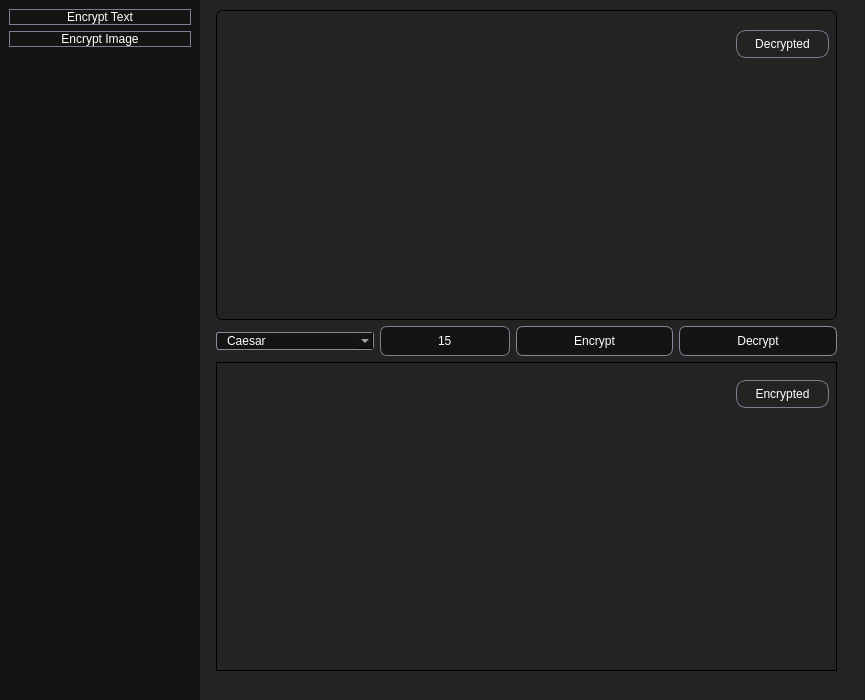
<?xml version="1.0" encoding="UTF-8"?>
<ui version="4.0">
 <class>Form</class>
 <widget class="QWidget" name="Form">
  <property name="geometry">
   <rect>
    <x>0</x>
    <y>0</y>
    <width>865</width>
    <height>700</height>
   </rect>
  </property>
  <property name="maximumSize">
   <size>
    <width>865</width>
    <height>700</height>
   </size>
  </property>
  <property name="windowTitle">
   <string>Form</string>
  </property>
  <property name="styleSheet">
   <string notr="true">background-color:#232323;</string>
  </property>
  <widget class="QWidget" name="widget" native="true">
   <property name="geometry">
    <rect>
     <x>0</x>
     <y>0</y>
     <width>881</width>
     <height>711</height>
    </rect>
   </property>
   <layout class="QHBoxLayout" name="horizontalLayout_3">
    <item>
     <widget class="QWidget" name="widget_2" native="true">
      <property name="minimumSize">
       <size>
        <width>200</width>
        <height>200</height>
       </size>
      </property>
      <property name="sizeIncrement">
       <size>
        <width>0</width>
        <height>0</height>
       </size>
      </property>
      <property name="styleSheet">
       <string notr="true">background-color:rgb(20, 20, 20);
</string>
      </property>
      <layout class="QVBoxLayout" name="verticalLayout_2">
       <item>
        <widget class="QPushButton" name="selectTextPageBtn">
         <property name="cursor">
          <cursorShape>PointingHandCursor</cursorShape>
         </property>
         <property name="styleSheet">
          <string notr="true">color: white;
font: 15pt &quot;Sans Serif Collection&quot;;
border:1px solid rgb(122, 128, 145);
border-radius:10px;</string>
         </property>
         <property name="text">
          <string>Encrypt Text</string>
         </property>
        </widget>
       </item>
       <item>
        <widget class="QPushButton" name="selectImgPageBtn">
         <property name="cursor">
          <cursorShape>PointingHandCursor</cursorShape>
         </property>
         <property name="styleSheet">
          <string notr="true">color: white;
font: 15pt &quot;Sans Serif Collection&quot;;
border:1px solid rgb(122, 128, 145);
border-radius:10px;</string>
         </property>
         <property name="text">
          <string>Encrypt Image</string>
         </property>
        </widget>
       </item>
       <item>
        <spacer name="verticalSpacer">
         <property name="orientation">
          <enum>Qt::Vertical</enum>
         </property>
         <property name="sizeHint" stdset="0">
          <size>
           <width>20</width>
           <height>40</height>
          </size>
         </property>
        </spacer>
       </item>
      </layout>
     </widget>
    </item>
    <item>
     <widget class="QStackedWidget" name="stackedWidget">
      <property name="styleSheet">
       <string notr="true">background-color:#232323;</string>
      </property>
      <property name="currentIndex">
       <number>0</number>
      </property>
      <widget class="QWidget" name="TextEncryptionPage">
       <widget class="QWidget" name="layoutWidget">
        <property name="geometry">
         <rect>
          <x>0</x>
          <y>0</y>
          <width>641</width>
          <height>681</height>
         </rect>
        </property>
        <layout class="QHBoxLayout" name="horizontalLayout_2">
         <property name="leftMargin">
          <number>10</number>
         </property>
         <property name="topMargin">
          <number>10</number>
         </property>
         <property name="rightMargin">
          <number>10</number>
         </property>
         <property name="bottomMargin">
          <number>10</number>
         </property>
         <item>
          <layout class="QVBoxLayout" name="verticalLayout">
           <item>
            <widget class="QTextEdit" name="plainText">
             <property name="font">
              <font>
               <family>Calibri</family>
               <pointsize>24</pointsize>
               <weight>50</weight>
               <italic>false</italic>
               <bold>false</bold>
              </font>
             </property>
             <property name="styleSheet">
              <string notr="true">padding: 5px;
font: 24pt &quot;Calibri&quot;;
border: 1px solid black;
border-radius: 7px;
color: white;
</string>
             </property>
             <property name="html">
              <string>&lt;!DOCTYPE HTML PUBLIC &quot;-//W3C//DTD HTML 4.0//EN&quot; &quot;http://www.w3.org/TR/REC-html40/strict.dtd&quot;&gt;
&lt;html&gt;&lt;head&gt;&lt;meta name=&quot;qrichtext&quot; content=&quot;1&quot; /&gt;&lt;style type=&quot;text/css&quot;&gt;
p, li { white-space: pre-wrap; }
&lt;/style&gt;&lt;/head&gt;&lt;body style=&quot; font-family:'Calibri'; font-size:24pt; font-weight:400; font-style:normal;&quot;&gt;
&lt;p style=&quot;-qt-paragraph-type:empty; margin-top:0px; margin-bottom:0px; margin-left:0px; margin-right:0px; -qt-block-indent:0; text-indent:0px; font-size:26pt;&quot;&gt;&lt;br /&gt;&lt;/p&gt;&lt;/body&gt;&lt;/html&gt;</string>
             </property>
            </widget>
           </item>
           <item>
            <layout class="QHBoxLayout" name="horizontalLayout">
             <item>
              <widget class="QComboBox" name="cipher_list">
               <property name="styleSheet">
                <string notr="true">background-color:rgb(20, 20, 20);
color: white;
padding-left: 10px;
font: 10pt &quot;Calibri&quot;;
border: 1px solid rgb(132, 139, 156);
border-radius: 3px;</string>
               </property>
               <item>
                <property name="text">
                 <string>Caesar</string>
                </property>
               </item>
               <item>
                <property name="text">
                 <string>Monoalphabetic</string>
                </property>
               </item>
               <item>
                <property name="text">
                 <string>Polyalphabetic</string>
                </property>
               </item>
               <item>
                <property name="text">
                 <string>Playfair</string>
                </property>
               </item>
              </widget>
             </item>
             <item>
              <widget class="QLineEdit" name="keyText">
               <property name="minimumSize">
                <size>
                 <width>130</width>
                 <height>0</height>
                </size>
               </property>
               <property name="maximumSize">
                <size>
                 <width>130</width>
                 <height>50</height>
                </size>
               </property>
               <property name="styleSheet">
                <string notr="true">color: white;
border-radius: 7px;
border:1px solid rgb(122, 128, 145);
padding: 3px;

background-color:rgb(20, 20, 20);
</string>
               </property>
               <property name="text">
                <string>15</string>
               </property>
               <property name="alignment">
                <set>Qt::AlignCenter</set>
               </property>
               <property name="placeholderText">
                <string>key</string>
               </property>
              </widget>
             </item>
             <item>
              <widget class="QPushButton" name="encryptButton">
               <property name="minimumSize">
                <size>
                 <width>93</width>
                 <height>30</height>
                </size>
               </property>
               <property name="cursor">
                <cursorShape>PointingHandCursor</cursorShape>
               </property>
               <property name="styleSheet">
                <string notr="true">border-radius: 7px;
border: 1px solid rgb(132, 139, 156);
background-color:rgb(20, 20, 20);
color: white;</string>
               </property>
               <property name="text">
                <string>Encrypt</string>
               </property>
              </widget>
             </item>
             <item>
              <widget class="QPushButton" name="decryptButton">
               <property name="minimumSize">
                <size>
                 <width>93</width>
                 <height>30</height>
                </size>
               </property>
               <property name="cursor">
                <cursorShape>PointingHandCursor</cursorShape>
               </property>
               <property name="styleSheet">
                <string notr="true">border-radius: 7px;
border: 1px solid rgb(132, 139, 156);
background-color:rgb(20, 20, 20);
color: white;</string>
               </property>
               <property name="text">
                <string>Decrypt</string>
               </property>
              </widget>
             </item>
            </layout>
           </item>
           <item>
            <widget class="QTextEdit" name="encryptedText">
             <property name="styleSheet">
              <string notr="true">padding: 5px;
font: 24pt &quot;Calibri&quot;;
border: 1px solid black;
color: white;
</string>
             </property>
            </widget>
           </item>
          </layout>
         </item>
        </layout>
       </widget>
       <widget class="QPushButton" name="pushButton_5">
        <property name="geometry">
         <rect>
          <x>530</x>
          <y>30</y>
          <width>93</width>
          <height>28</height>
         </rect>
        </property>
        <property name="styleSheet">
         <string notr="true">color: white;
border:1px solid rgb(122, 128, 145);
border-radius:10px;</string>
        </property>
        <property name="text">
         <string>Decrypted</string>
        </property>
       </widget>
       <widget class="QPushButton" name="pushButton_9">
        <property name="geometry">
         <rect>
          <x>530</x>
          <y>380</y>
          <width>93</width>
          <height>28</height>
         </rect>
        </property>
        <property name="styleSheet">
         <string notr="true">color: white;
border:1px solid rgb(122, 128, 145);
border-radius:10px;</string>
        </property>
        <property name="text">
         <string>Encrypted</string>
        </property>
       </widget>
      </widget>
      <widget class="QWidget" name="ImageEncryptionPage">
       <layout class="QVBoxLayout" name="verticalLayout_4">
        <item>
         <layout class="QHBoxLayout" name="horizontalLayout_4">
          <property name="leftMargin">
           <number>10</number>
          </property>
          <property name="topMargin">
           <number>10</number>
          </property>
          <property name="rightMargin">
           <number>10</number>
          </property>
          <property name="bottomMargin">
           <number>10</number>
          </property>
          <item>
           <layout class="QVBoxLayout" name="verticalLayout_3">
            <property name="topMargin">
             <number>0</number>
            </property>
            <property name="bottomMargin">
             <number>0</number>
            </property>
            <item>
             <widget class="QWidget" name="widget_5" native="true">
              <property name="minimumSize">
               <size>
                <width>616</width>
                <height>290</height>
               </size>
              </property>
              <property name="maximumSize">
               <size>
                <width>616</width>
                <height>290</height>
               </size>
              </property>
              <widget class="QLabel" name="decryptedimg">
               <property name="geometry">
                <rect>
                 <x>0</x>
                 <y>0</y>
                 <width>616</width>
                 <height>290</height>
                </rect>
               </property>
               <property name="minimumSize">
                <size>
                 <width>0</width>
                 <height>0</height>
                </size>
               </property>
               <property name="maximumSize">
                <size>
                 <width>616</width>
                 <height>290</height>
                </size>
               </property>
               <property name="styleSheet">
                <string notr="true">border-radius:10px;</string>
               </property>
               <property name="text">
                <string/>
               </property>
               <property name="pixmap">
                <pixmap resource="test.qrc">:/newPrefix/senua.jpg</pixmap>
               </property>
               <property name="scaledContents">
                <bool>true</bool>
               </property>
              </widget>
              <widget class="QPushButton" name="pushButton_3">
               <property name="geometry">
                <rect>
                 <x>510</x>
                 <y>10</y>
                 <width>93</width>
                 <height>28</height>
                </rect>
               </property>
               <property name="styleSheet">
                <string notr="true">color: white;
border:1px solid rgb(122, 128, 145);
border-radius:10px;</string>
               </property>
               <property name="text">
                <string>Decrypted</string>
               </property>
              </widget>
             </widget>
            </item>
            <item>
             <widget class="QWidget" name="widget_7" native="true">
              <layout class="QHBoxLayout" name="horizontalLayout_11">
               <property name="topMargin">
                <number>0</number>
               </property>
               <property name="bottomMargin">
                <number>0</number>
               </property>
               <item>
                <widget class="QLineEdit" name="keyImage">
                 <property name="minimumSize">
                  <size>
                   <width>175</width>
                   <height>0</height>
                  </size>
                 </property>
                 <property name="maximumSize">
                  <size>
                   <width>16777215</width>
                   <height>50</height>
                  </size>
                 </property>
                 <property name="styleSheet">
                  <string notr="true">color: white;

padding: 3px;
border:none;
background-color:rgb(20, 20, 20);
border-radius: 7px;
border:1px solid rgb(122, 128, 145);</string>
                 </property>
                 <property name="text">
                  <string>43125</string>
                 </property>
                 <property name="alignment">
                  <set>Qt::AlignCenter</set>
                 </property>
                 <property name="placeholderText">
                  <string>Seed</string>
                 </property>
                </widget>
               </item>
              </layout>
             </widget>
            </item>
            <item>
             <widget class="QWidget" name="widget_3" native="true">
              <layout class="QHBoxLayout" name="horizontalLayout_9">
               <property name="topMargin">
                <number>0</number>
               </property>
               <property name="bottomMargin">
                <number>0</number>
               </property>
               <item>
                <widget class="QPushButton" name="loadImgBtn_4">
                 <property name="minimumSize">
                  <size>
                   <width>0</width>
                   <height>30</height>
                  </size>
                 </property>
                 <property name="maximumSize">
                  <size>
                   <width>16777215</width>
                   <height>16777215</height>
                  </size>
                 </property>
                 <property name="cursor">
                  <cursorShape>PointingHandCursor</cursorShape>
                 </property>
                 <property name="styleSheet">
                  <string notr="true">border-radius: 7px;
border:1px solid rgb(122, 128, 145);
background-color: rgb(155, 163, 184);
color: white;
background-color:rgb(20, 20, 20);
</string>
                 </property>
                 <property name="text">
                  <string>Load Image</string>
                 </property>
                </widget>
               </item>
               <item>
                <widget class="QPushButton" name="loadEcryptedImgBtn_5">
                 <property name="minimumSize">
                  <size>
                   <width>0</width>
                   <height>30</height>
                  </size>
                 </property>
                 <property name="cursor">
                  <cursorShape>PointingHandCursor</cursorShape>
                 </property>
                 <property name="styleSheet">
                  <string notr="true">border-radius: 7px;
border:1px solid rgb(122, 128, 145);
background-color: rgb(155, 163, 184);
color: white;background-color:rgb(20, 20, 20);
</string>
                 </property>
                 <property name="text">
                  <string>Load Encrypted Image</string>
                 </property>
                </widget>
               </item>
               <item>
                <widget class="QPushButton" name="encryptImgBtn_4">
                 <property name="minimumSize">
                  <size>
                   <width>0</width>
                   <height>30</height>
                  </size>
                 </property>
                 <property name="cursor">
                  <cursorShape>PointingHandCursor</cursorShape>
                 </property>
                 <property name="styleSheet">
                  <string notr="true">border-radius: 7px;
border:1px solid rgb(122, 128, 145);
background-color: rgb(155, 163, 184);
color: white;background-color:rgb(20, 20, 20);
</string>
                 </property>
                 <property name="text">
                  <string>Encrypt</string>
                 </property>
                </widget>
               </item>
              </layout>
             </widget>
            </item>
            <item>
             <widget class="QWidget" name="widget_4" native="true">
              <layout class="QHBoxLayout" name="horizontalLayout_10">
               <property name="topMargin">
                <number>0</number>
               </property>
               <property name="bottomMargin">
                <number>0</number>
               </property>
               <item>
                <widget class="QPushButton" name="decryptImgBtn_4">
                 <property name="minimumSize">
                  <size>
                   <width>0</width>
                   <height>30</height>
                  </size>
                 </property>
                 <property name="cursor">
                  <cursorShape>PointingHandCursor</cursorShape>
                 </property>
                 <property name="styleSheet">
                  <string notr="true">border-radius: 7px;
border:1px solid rgb(122, 128, 145);
background-color: rgb(155, 163, 184);
color: white;
background-color:rgb(20, 20, 20);
</string>
                 </property>
                 <property name="text">
                  <string>Decrypt</string>
                 </property>
                </widget>
               </item>
               <item>
                <widget class="QPushButton" name="loadEcryptedImgBtn_6">
                 <property name="minimumSize">
                  <size>
                   <width>0</width>
                   <height>30</height>
                  </size>
                 </property>
                 <property name="cursor">
                  <cursorShape>PointingHandCursor</cursorShape>
                 </property>
                 <property name="styleSheet">
                  <string notr="true">border-radius: 7px;
border:1px solid rgb(122, 128, 145);
background-color: rgb(155, 163, 184);background-color:rgb(20, 20, 20);

color: white;</string>
                 </property>
                 <property name="text">
                  <string>Save Encrypted Image</string>
                 </property>
                </widget>
               </item>
               <item>
                <widget class="QPushButton" name="loadEcryptedImgBtn_7">
                 <property name="minimumSize">
                  <size>
                   <width>0</width>
                   <height>30</height>
                  </size>
                 </property>
                 <property name="cursor">
                  <cursorShape>PointingHandCursor</cursorShape>
                 </property>
                 <property name="styleSheet">
                  <string notr="true">border-radius: 7px;
border:1px solid rgb(122, 128, 145);
background-color: rgb(155, 163, 184);
color: white;background-color:rgb(20, 20, 20);
</string>
                 </property>
                 <property name="text">
                  <string>Save Decrypted Image</string>
                 </property>
                </widget>
               </item>
              </layout>
             </widget>
            </item>
            <item>
             <widget class="QWidget" name="widget_6" native="true">
              <property name="minimumSize">
               <size>
                <width>616</width>
                <height>289</height>
               </size>
              </property>
              <property name="maximumSize">
               <size>
                <width>616</width>
                <height>290</height>
               </size>
              </property>
              <widget class="QLabel" name="encryptedImg">
               <property name="geometry">
                <rect>
                 <x>0</x>
                 <y>0</y>
                 <width>616</width>
                 <height>289</height>
                </rect>
               </property>
               <property name="minimumSize">
                <size>
                 <width>0</width>
                 <height>0</height>
                </size>
               </property>
               <property name="maximumSize">
                <size>
                 <width>616</width>
                 <height>290</height>
                </size>
               </property>
               <property name="styleSheet">
                <string notr="true">border-radius:10px;</string>
               </property>
               <property name="text">
                <string/>
               </property>
               <property name="pixmap">
                <pixmap resource="test.qrc">:/newPrefix/senua.jpg</pixmap>
               </property>
               <property name="scaledContents">
                <bool>true</bool>
               </property>
              </widget>
              <widget class="QPushButton" name="pushButton_4">
               <property name="geometry">
                <rect>
                 <x>510</x>
                 <y>10</y>
                 <width>93</width>
                 <height>28</height>
                </rect>
               </property>
               <property name="styleSheet">
                <string notr="true">color: white;
border:1px solid rgb(122, 128, 145);
border-radius:10px;</string>
               </property>
               <property name="text">
                <string>Encrypted</string>
               </property>
              </widget>
             </widget>
            </item>
           </layout>
          </item>
         </layout>
        </item>
       </layout>
      </widget>
     </widget>
    </item>
   </layout>
  </widget>
 </widget>
 <resources>
  <include location="test.qrc"/>
 </resources>
 <connections/>
</ui>
